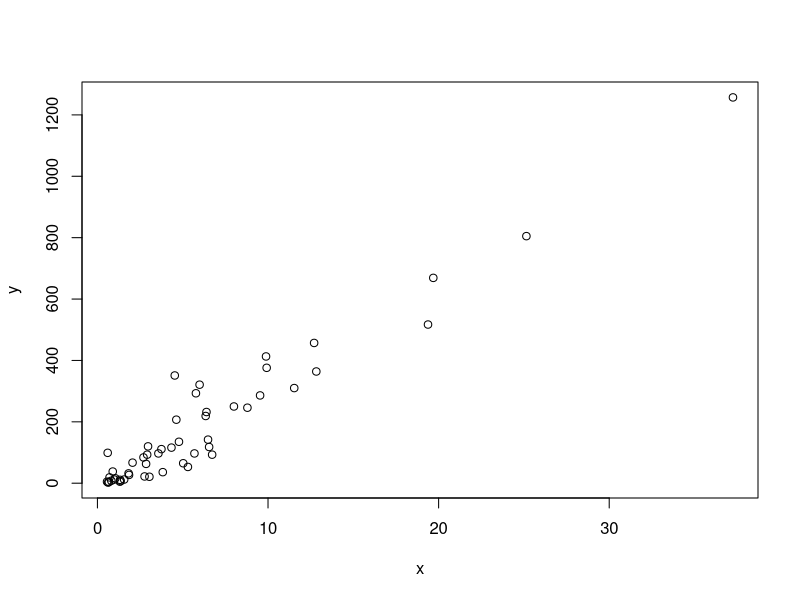
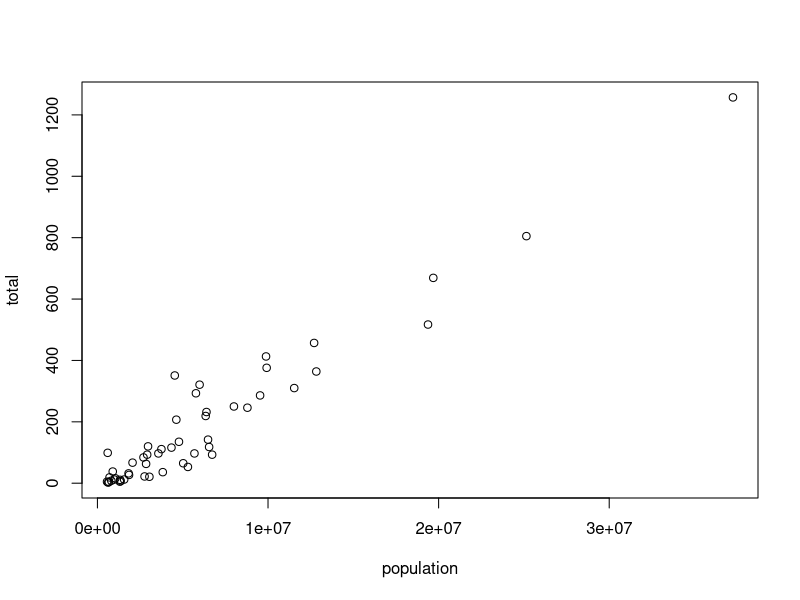
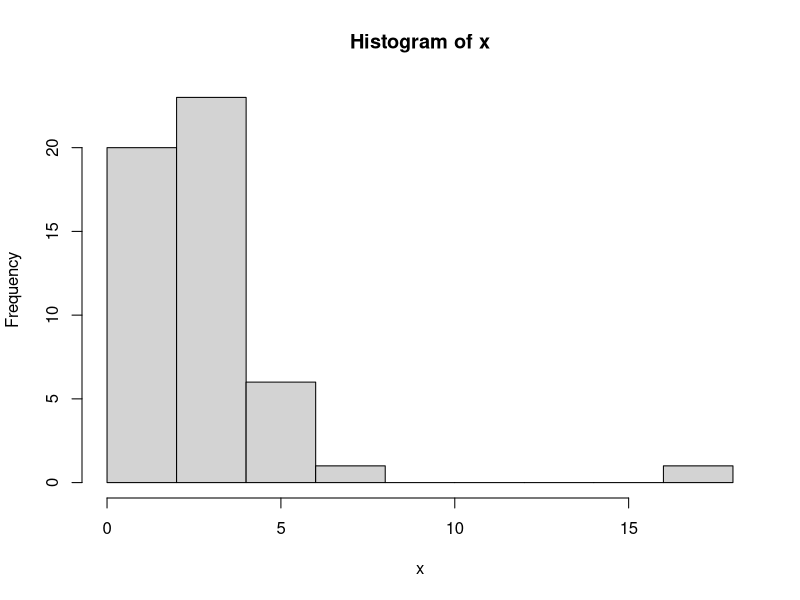
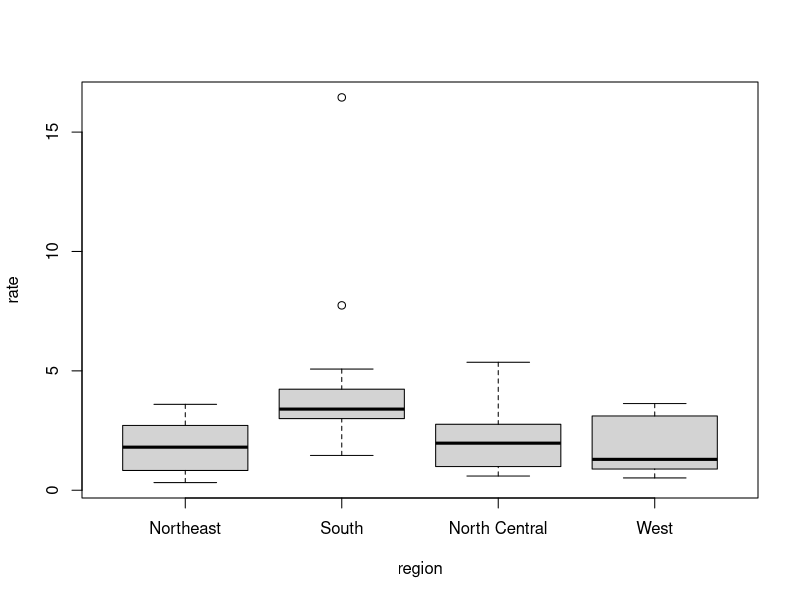
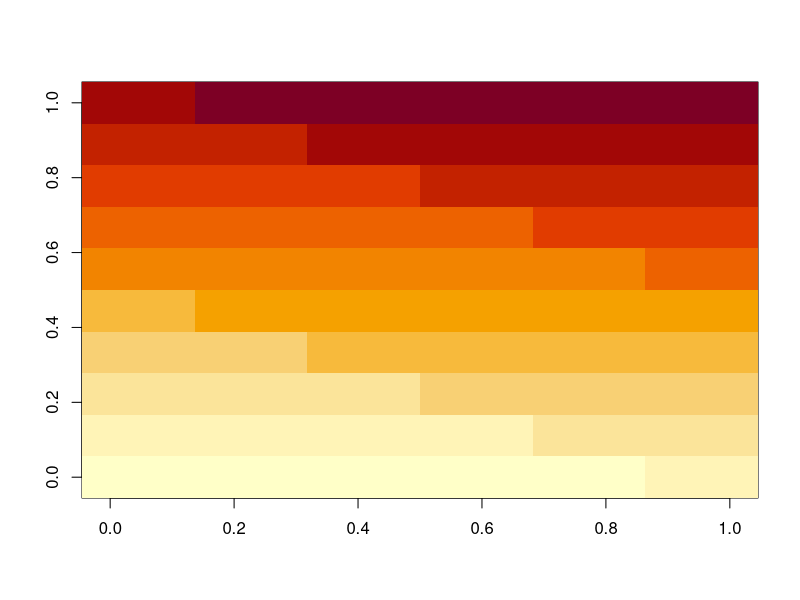
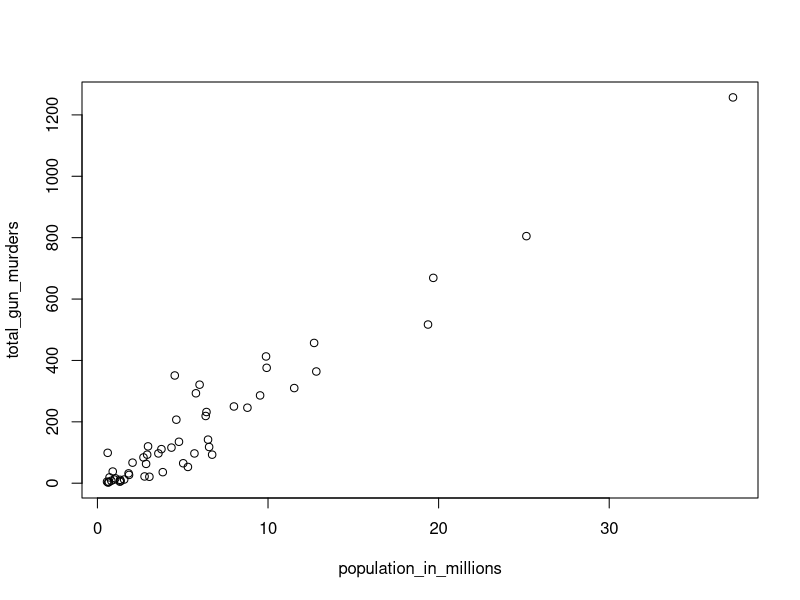
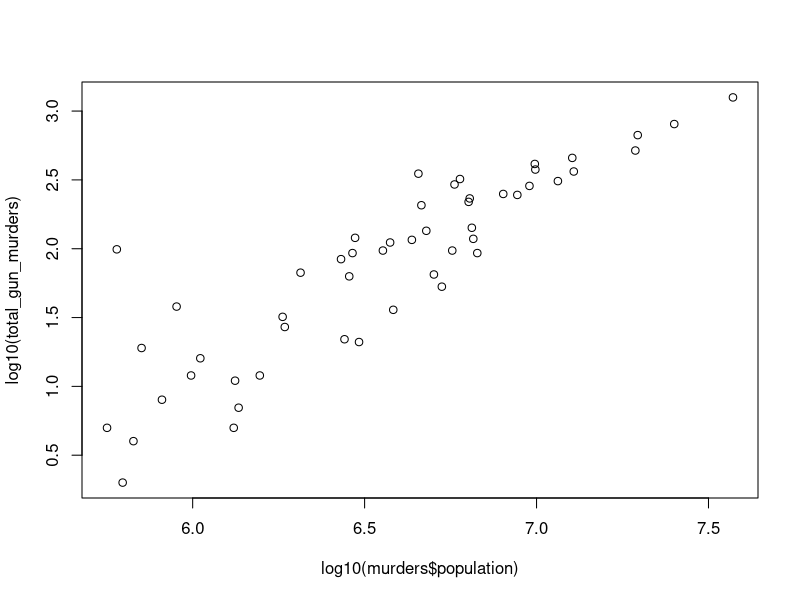
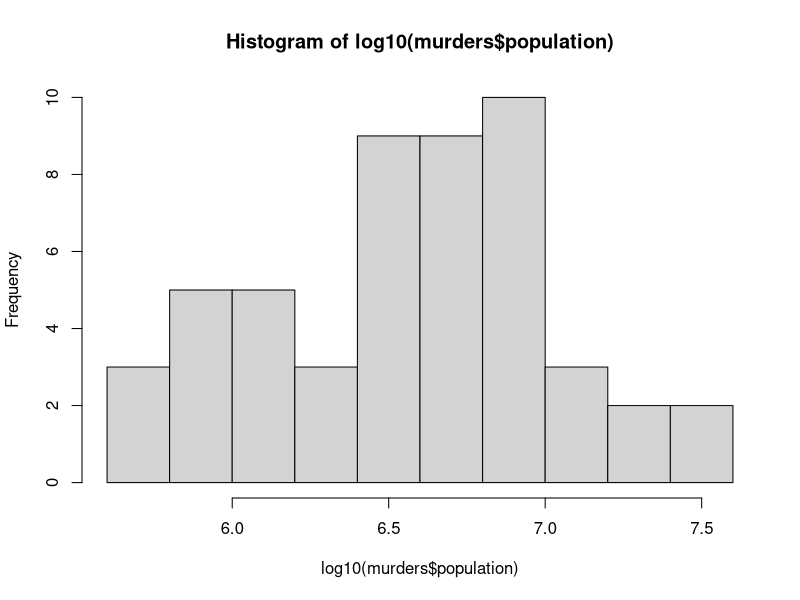

Write the R code that produced these figures, in order.
# 2.15  Basic plots
library(dslabs)
data(murders)

# 2.15.1 plot
x <- murders$population / 10^6
y <- murders$total
plot(x, y)

with(murders, plot(population, total))

# 2.15.2 hist
x <- with(murders, total / population * 100000)
hist(x)
# an outlier with more than 15 murders per 100.000
murders$state[which.max(x)]

# 2.15.3 boxplot

murders$rate <- with(murders, total / population * 100000)
boxplot(rate ~ region, murders)

# 2.15.4 image
x <- matrix(1:120, 12, 10)

image(x)

# 2.16 Exercises
# 1. We made a plot of total murders versus population and noted a strong
# relationship. Not surprisingly, states with larger populations had more
# murders.

library(dslabs)
data(murders)
population_in_millions <- murders$population / 10^6
total_gun_murders <- murders$total
plot(population_in_millions, total_gun_murders)

# Keep in mind that many states have populations below 5 million and are
# bunched up. We may gain further insights from making this plot in the
# log scale. Transform the variables using the `log10` transformation and then
# plot them.
plot(log10(murders$population), log10(total_gun_murders))

# 2. Create a histogram of the state populations.
hist(log10(murders$population))

# 3. Generate boxplots of the state populations by region.
boxplot(population ~ region, murders)
